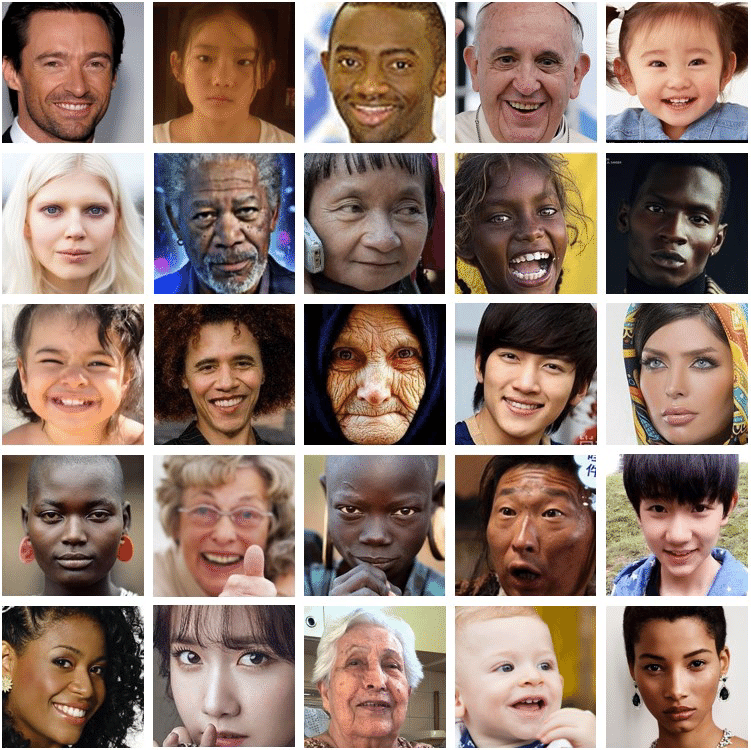
#> input picture resources/faces.jpg, 751 x 750 px
$ python 22-Chapter_22.py
#> lines starting #> are read from the running program, lines starting #| are printed output that depends on the picture; after the words box and inside, x2 and y2 are one past the last pixel; in counts of white or black regions, pixels touching at a corner belong together
# face detection in images
import cv2 as cv
# import numpy as np

face_cascade = cv.CascadeClassifier('resources/haarcascade_frontalface_default.xml')


img = cv.imread("resources/faces.jpg")
#> img is the input picture: shape (750, 751, 3); mean B, G, R 113.2, 124.5, 147
# img = cv.resize(img,(1280,960))

gray_img = cv.cvtColor(img,cv.COLOR_BGR2GRAY)
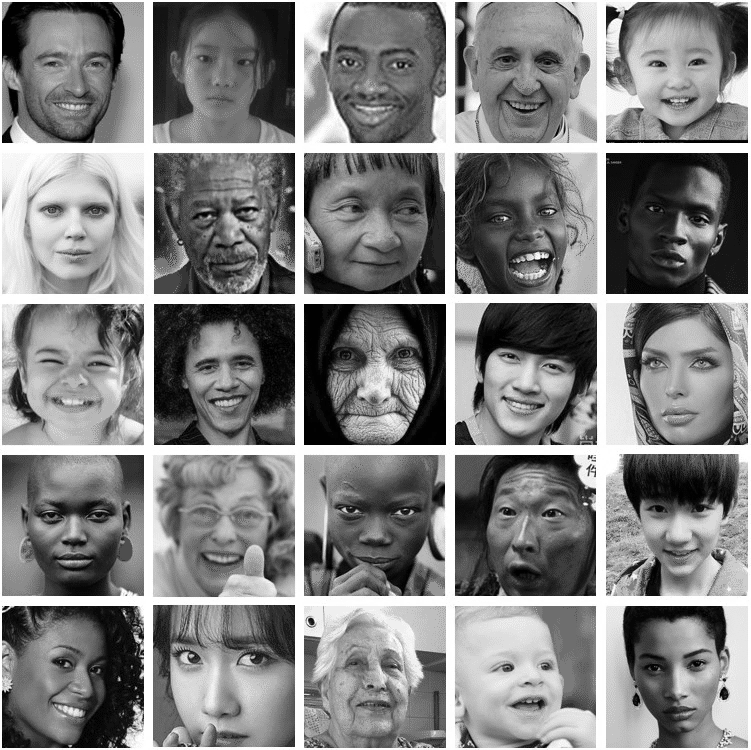
#> gray_img: shape (750, 751); min 1, max 255, mean 129.9

faces = face_cascade.detectMultiScale(gray_img,1.1,4)
#> faces = 24 rows, first 6: [623, 320, 111, 111], [177, 327, 95, 95], [21, 21, 105, 105], [474, 168, 104, 104], [620, 620, 111, 111], [173, 21, 100, 100]

#draw a rectangle

for (x,y,w,h) in faces:
    cv.rectangle(img, (x,y), (x+w, y+h), (255,0,0),2)
#> this loop made 24 passes
#> (x, y, w, h) on passes 1 to 12: (623, 320, 111, 111), (177, 327, 95, 95), (21, 21, 105, 105), (474, 168, 104, 104), (620, 620, 111, 111), (173, 21, 100, 100), (622, 20, 108, 108), (18, 167, 114, 114), (184, 171, 108, 108), (20, 471, 108, 108), (625, 470, 108, 108), (16, 320, 110, 110)
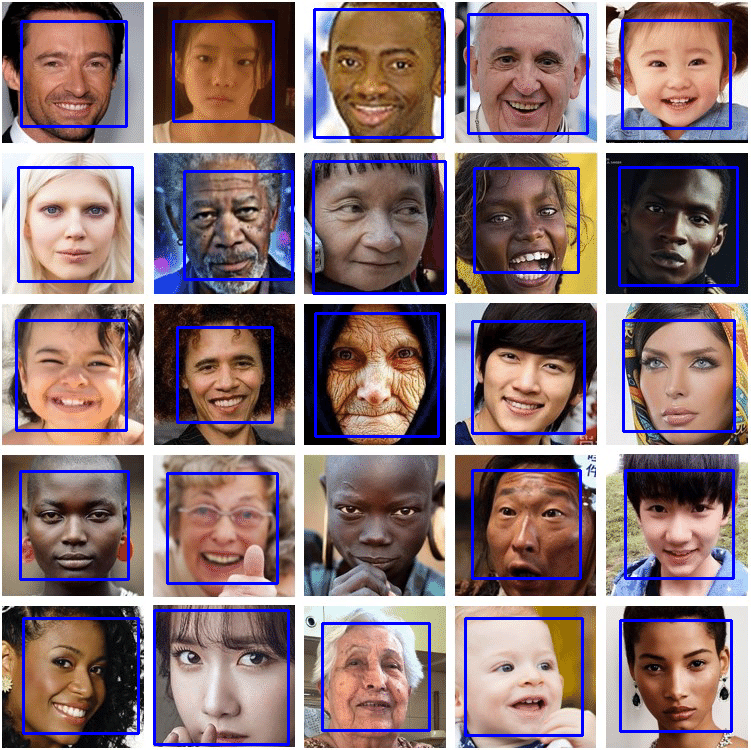
#> img: shape (750, 751, 3); 5.75% of pixels changed, all inside (x1, y1, x2, y2) = (15, 8, 739, 746)


# print(img.shape)


cv.imshow("image",img)
cv.imwrite("resources/face.jpg",img)
cv.waitKey(0)
cv.destroyAllWindows()

$ run again, with resources/Mypic.jpg copied over resources/faces.jpg
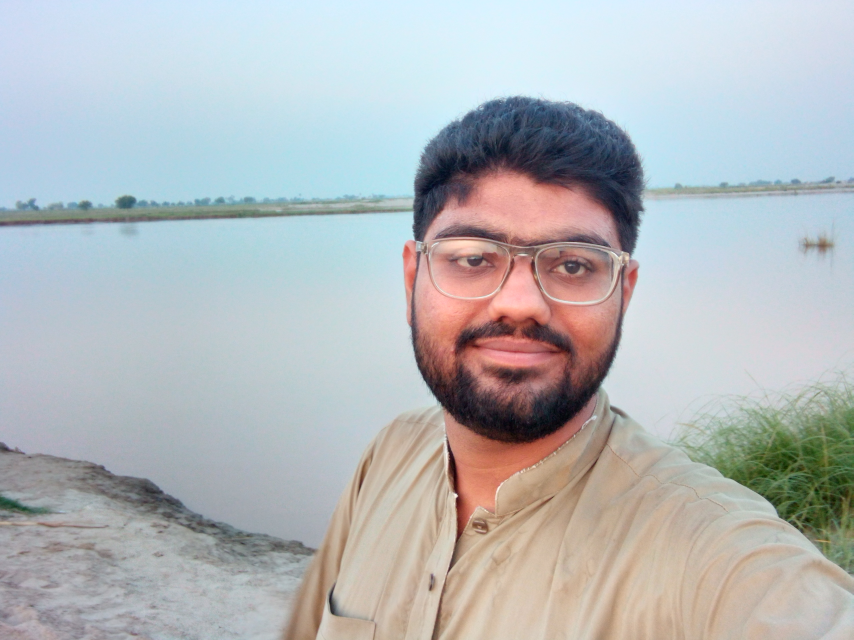
#> input picture resources/Mypic.jpg, 2560 x 1920 px (shown at 1/3 size)
#> img is the input picture: shape (1920, 2560, 3); mean B, G, R 186, 183.7, 179.9
#> `gray_img = cv.cvtColor(img,cv.COLOR_BGR2GRAY)`:
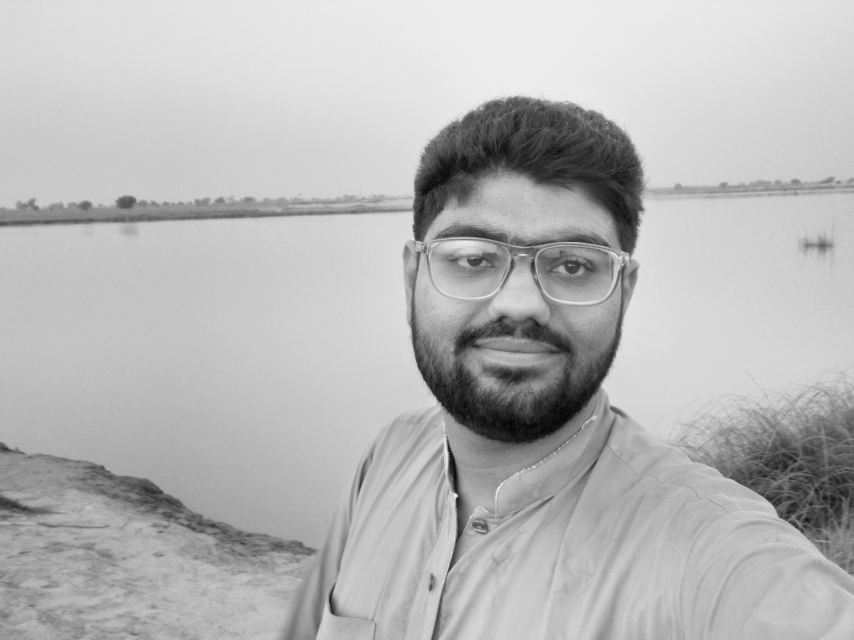
#> gray_img: shape (1920, 2560) (shown at 1/3 size); min 1, max 253, mean 182.9
#> faces = [[1134, 421, 861, 861]]
#> the loop `for (x,y,w,h) in faces:` made 1 pass

$ run again, with resources/img.jpg copied over resources/faces.jpg
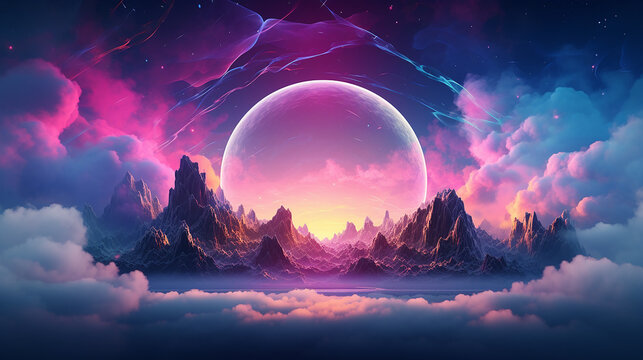
#> input picture resources/img.jpg, 643 x 360 px
#> img is the input picture: shape (360, 643, 3); mean B, G, R 123, 74.5, 92.9
#> `gray_img = cv.cvtColor(img,cv.COLOR_BGR2GRAY)`:
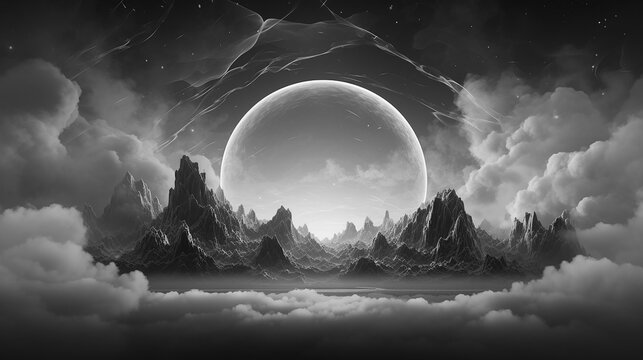
#> gray_img: shape (360, 643); min 4, max 255, mean 85.5
#> faces = ()
